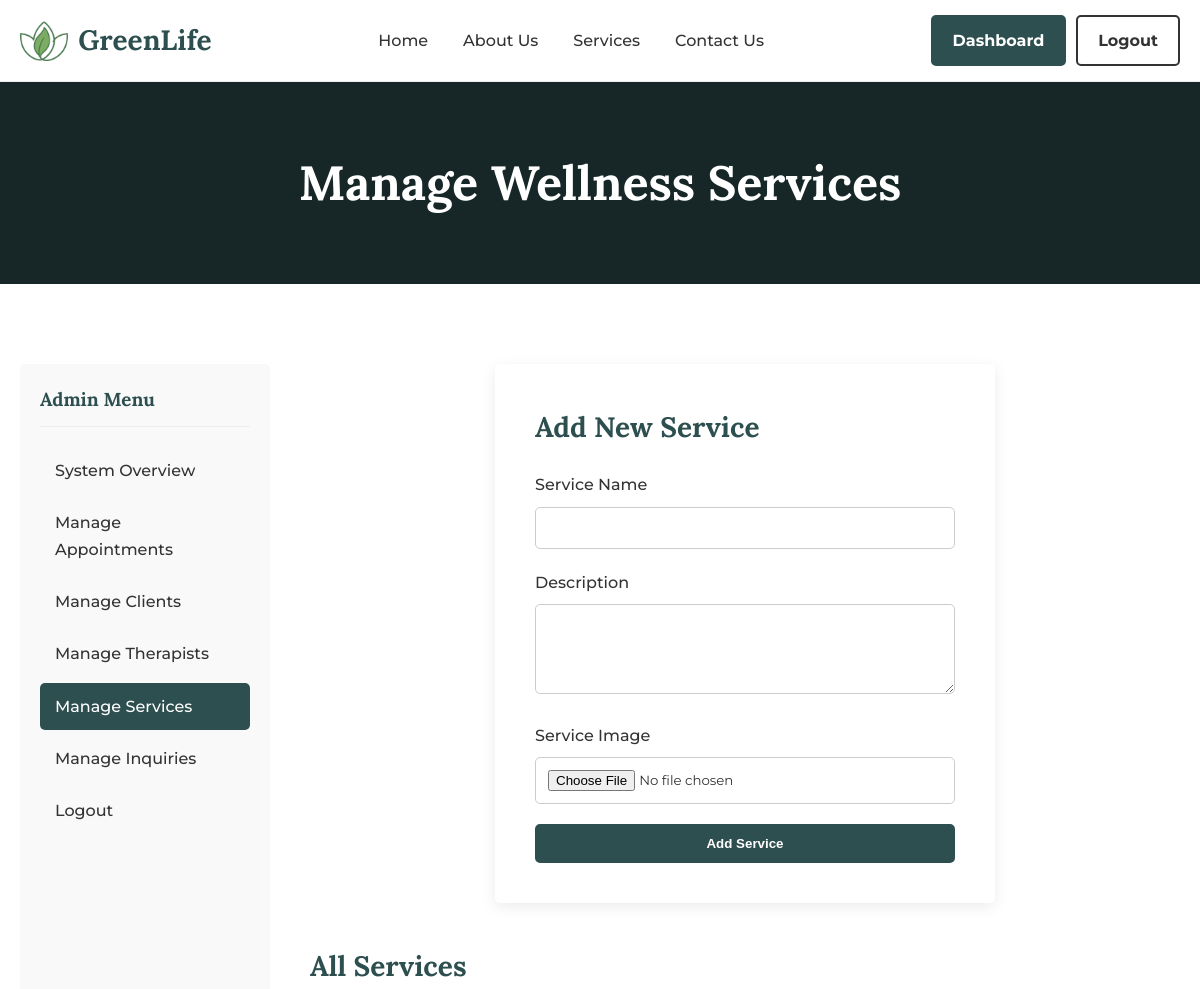
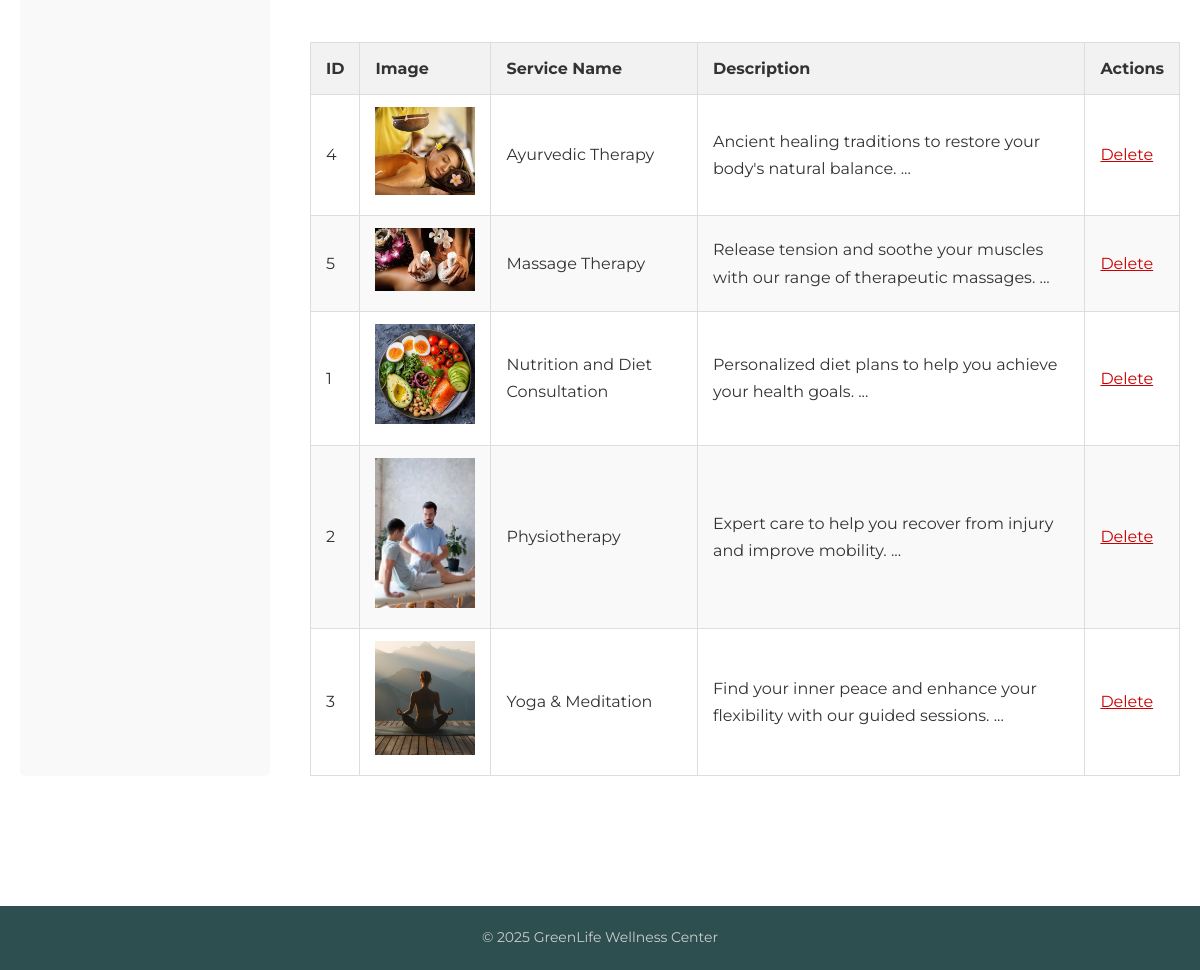
The app's page /admin/manage_services.php (signed in) with its own data (2 pictures, top to bottom).
### tables this page shows
CREATE TABLE IF NOT EXISTS `services` (
  `service_id` int NOT NULL AUTO_INCREMENT,
  `service_name` varchar(100) NOT NULL,
  `description` text NOT NULL,
  `image_path` varchar(255) NOT NULL,
  PRIMARY KEY (`service_id`)
);

### admin/manage_services.php (the view, shortened to what this page needs)
<?php
    include_once '../includes/db_connect.php';
    $sql = "SELECT service_id, service_name, description, image_path FROM services ORDER BY service_name";
    $result = mysqli_query($conn, $sql);
    include '../header.php';
?>
<main>
    <section class="page-header"><div class="container"><h1>Manage Wellness Services</h1></div></section>
    <section class="content-section">
        <div class="container dashboard-grid">
            <aside class="dashboard-nav">
                <h3>Admin Menu</h3>
                <ul>
                    <li><a href="index.php">System Overview</a></li>
                    <li><a href="manage_appointments.php">Manage Appointments</a></li>
                    <li><a href="manage_clients.php">Manage Clients</a></li>
                    <li><a href="manage_therapists.php">Manage Therapists</a></li>
                    <li><a href="manage_services.php" class="active">Manage Services</a></li>
                    <li><a href="manage_inquiries.php">Manage Inquiries</a></li>
                    <li><a href="../logout.php">Logout</a></li>
                </ul>
            </aside>
            <div class="dashboard-content">
                <div class="form-container-small" style="margin-bottom: 40px;">
                    <h2>Add New Service</h2>
                    <form id="addServiceForm" action="../includes/add_service_handler.php" method="POST" enctype="multipart/form-data">
                        <div class="form-group"><label for="service-name">Service Name</label><input type="text" id="service-name" name="service_name" required></div>
                        <div class="form-group"><label for="service-desc">Description</label><textarea id="service-desc" name="description" rows="4" required></textarea></div>
                        <div class="form-group"><label for="service-image">Service Image</label><input type="file" id="service-image" name="service_image" required></div>
                        <button type="submit" class="btn-primary btn-full-width">Add Service</button>
                    </form>
                </div>
                <h2>All Services</h2>
                <div class="table-container">
                    <table>
                        <thead><tr><th>ID</th><th>Image</th><th>Service Name</th><th>Description</th><th>Actions</th></tr></thead>
                        <tbody>
                            <?php if (mysqli_num_rows($result) > 0): ?>
                                <?php while($row = mysqli_fetch_assoc($result)): ?>
                                <tr>
                                    <td><?php echo $row['service_id']; ?></td>
                                    <td><img src="../<?php echo htmlspecialchars($row['image_path']); ?>" alt="<?php echo htmlspecialchars($row['service_name']); ?>" width="100"></td>
                                    <td><?php echo htmlspecialchars($row['service_name']); ?></td>
                                    <td><?php echo htmlspecialchars(substr($row['description'], 0, 100)) . '...'; ?></td>
                                    <td>
                                        <a href="../includes/delete_service_handler.php?id=<?php echo $row['service_id']; ?>" class="action-delete" onclick="return confirm('Are you sure you want to delete this service?');">Delete</a>
                                    </td>
                                </tr>
                                <?php endwhile; ?>
                            <?php else: ?>
                                <tr><td colspan="5">No services found. Please add one using the form above.</td></tr>
                            <?php endif; ?>
                        </tbody>
                    </table>
                </div>
            </div>
        </div>
    </section>
</main>
<?php include '../footer.php'; ?>

### css/style.css (style rules this page uses)
:root { --deep-green: #2E4F4F; --light-beige: #F8F6F2; --dark-text: #333333; --light-green: #A4B494; --primary-font: 'Lora', serif; --secondary-font: 'Montserrat', sans-serif; --border-radius: 5px; }
* { margin: 0; padding: 0; box-sizing: border-box; }
body { font-family: var(--secondary-font); background-color: #fff; color: var(--dark-text); line-height: 1.7; }
.container { max-width: 1200px; margin: 0 auto; padding: 0 20px; }
main { min-height: 70vh; }
h1, h2, h3, h4, h5, h6 { font-family: var(--primary-font); color: var(--deep-green); }
.btn-primary, .btn-secondary, .btn-primary-outline, .btn-secondary-outline { padding: 10px 20px; text-decoration: none; border-radius: var(--border-radius); font-weight: 700; transition: all 0.3s ease; border: 2px solid var(--deep-green); text-align: center; }
.btn-primary { background-color: var(--deep-green); color: white; }
.form-container-small { max-width: 500px; margin: auto; background: white; padding: 40px; border-radius: var(--border-radius); box-shadow: 0 4px 15px rgba(0,0,0,0.08); }
.form-group { margin-bottom: 20px; }
.form-group label { display: block; margin-bottom: 8px; font-weight: 500; }
.form-group input, .form-group textarea { width: 100%; padding: 12px; border: 1px solid #ccc; border-radius: var(--border-radius); font-family: var(--secondary-font); }
.btn-full-width { width: 100%; display: block; }
.page-header { padding: 60px 0; background-color: var(--deep-green); color: white; text-align: center; background-size: cover; background-position: center; position: relative; }
.page-header .container { position: relative; z-index: 2; }
.page-header::after { content: ''; position: absolute; top: 0; left: 0; right: 0; bottom: 0; background-color: rgba(0,0,0,0.5); }
.page-header h1 { color: white; font-size: 48px; }
.content-section { padding: 80px 0; }
.dashboard-grid { display: grid; grid-template-columns: 250px 1fr; gap: 40px; }
.dashboard-nav { background-color: #f9f9f9; padding: 20px; border-radius: var(--border-radius); }
.dashboard-nav h3 { margin-bottom: 20px; padding-bottom: 10px; border-bottom: 1px solid #eee; }
.dashboard-nav ul { list-style: none; }
.dashboard-nav ul li a { display: block; padding: 10px 15px; text-decoration: none; color: var(--dark-text); border-radius: var(--border-radius); margin-bottom: 5px; font-weight: 500; }
.dashboard-nav ul li a.active { background-color: var(--deep-green); color: white; }
.dashboard-content h2 { margin-bottom: 20px; font-size: 28px; }
.table-container { overflow-x: auto; }
table { width: 100%; border-collapse: collapse; margin-top: 20px; }
table th, table td { padding: 12px 15px; border: 1px solid #ddd; text-align: left; }
table th { background-color: #f2f2f2; }
table tbody tr:nth-child(even) { background-color: #f9f9f9; }
.action-delete { color: #cc0000; }

### records on screen
services: service_id "4", image_path (picture), service_name "Ayurvedic Therapy", description "Ancient healing traditions to restore your body's natural balance."
services: service_id "5", image_path+service_name (picture), service_name "Massage Therapy", description "Release tension and soothe your muscles with our range of therapeutic massages."
services: service_id "1", image_path+service_name (picture), service_name "Nutrition and Diet Consultation", description "Personalized diet plans to help you achieve your health goals."
services: service_id "2", image_path+service_name (picture), service_name "Physiotherapy", description "Expert care to help you recover from injury and improve mobility."
services: service_id "3", image_path+service_name (picture), service_name "Yoga & Meditation", description "Find your inner peace and enhance your flexibility with our guided sessions."
